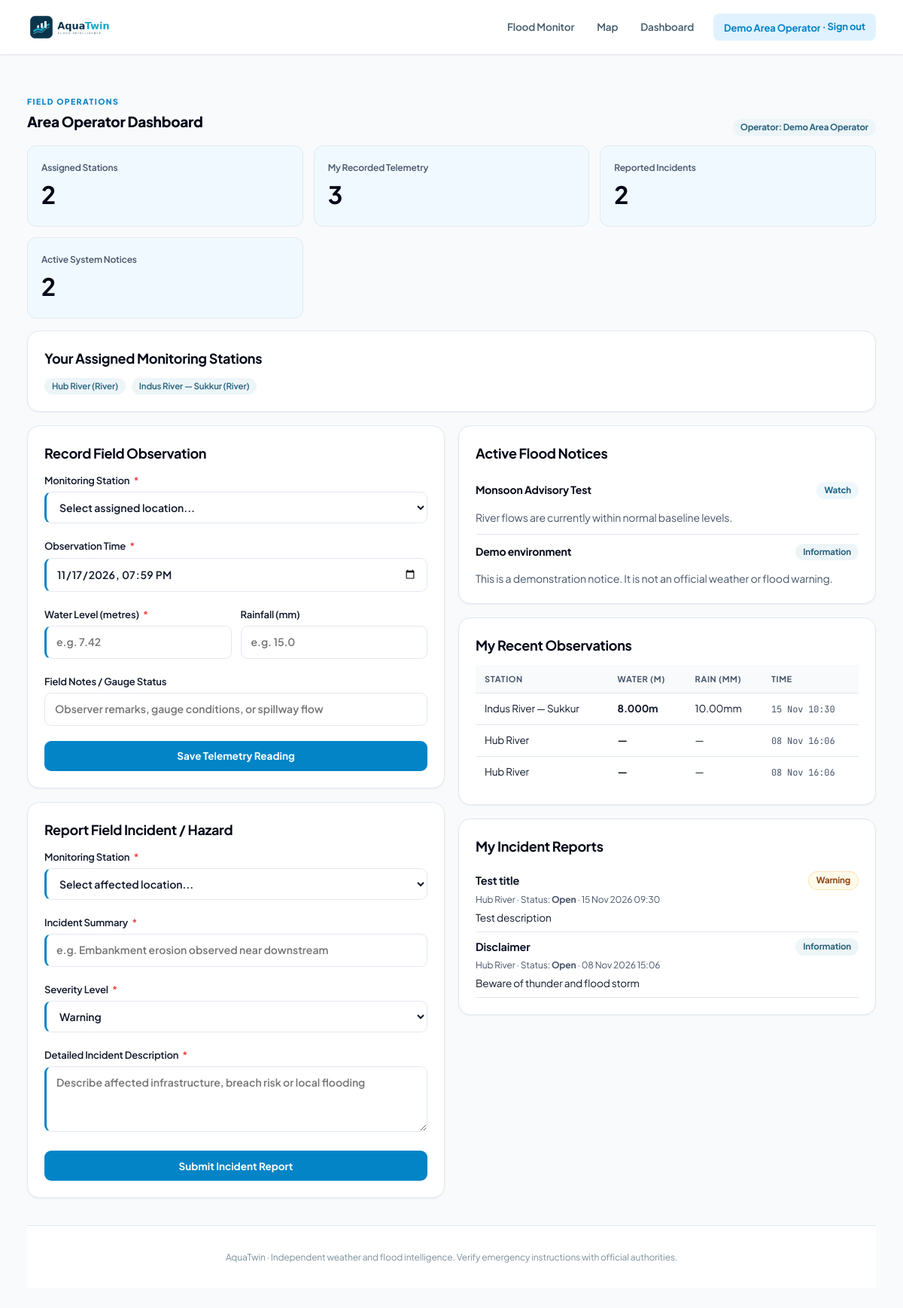
The page /operator.php (signed in) on the database its author committed.
### tables this page shows
CREATE TABLE `locations` (
  `id` bigint(20) UNSIGNED NOT NULL,
  `name` varchar(160) NOT NULL,
  `area_type` enum('River','Canal','Catchment','Urban area') NOT NULL,
  `latitude` decimal(10,7) DEFAULT NULL,
  `longitude` decimal(10,7) DEFAULT NULL,
  `description` text DEFAULT NULL,
  `warning_level_m` decimal(8,3) DEFAULT NULL,
  `critical_level_m` decimal(8,3) DEFAULT NULL,
  `is_active` tinyint(1) NOT NULL DEFAULT 1,
  `created_at` timestamp NOT NULL DEFAULT current_timestamp()
);

CREATE TABLE `alerts` (
  `id` bigint(20) UNSIGNED NOT NULL,
  `title` varchar(180) NOT NULL,
  `severity` enum('Information','Watch','Warning','Critical') NOT NULL,
  `message` text NOT NULL,
  `is_active` tinyint(1) NOT NULL DEFAULT 1,
  `created_by` bigint(20) UNSIGNED DEFAULT NULL,
  `created_at` timestamp NOT NULL DEFAULT current_timestamp()
);

CREATE TABLE `weather_observations` (
  `id` bigint(20) UNSIGNED NOT NULL,
  `location_id` bigint(20) UNSIGNED NOT NULL,
  `observed_at` datetime NOT NULL,
  `rainfall_mm` decimal(8,2) DEFAULT NULL,
  `water_level_m` decimal(8,3) DEFAULT NULL,
  `source` varchar(120) NOT NULL DEFAULT 'Operator entry',
  `notes` text DEFAULT NULL,
  `entered_by` bigint(20) UNSIGNED DEFAULT NULL,
  `created_at` timestamp NOT NULL DEFAULT current_timestamp()
);

CREATE TABLE `incident_reports` (
  `id` bigint(20) UNSIGNED NOT NULL,
  `location_id` bigint(20) UNSIGNED NOT NULL,
  `title` varchar(180) NOT NULL,
  `description` text NOT NULL,
  `severity` enum('Information','Watch','Warning','Critical') NOT NULL,
  `status` enum('Open','Reviewing','Resolved') NOT NULL DEFAULT 'Open',
  `reported_by` bigint(20) UNSIGNED DEFAULT NULL,
  `created_at` timestamp NOT NULL DEFAULT current_timestamp()
);

### public/operator.php (the view, shortened to what this page needs)
<?php
require __DIR__.'/../app/bootstrap.php';
$uid = current_user()['id'];
$s = $pdo->prepare('SELECT l.* FROM locations l JOIN operator_assignments a ON a.location_id=l.id WHERE a.user_id=? AND l.is_active=1 ORDER BY l.name');
$s->execute([$uid]);
$areas = $s->fetchAll();
$ids = array_column($areas, 'id');
$obs = []; $incs = [];
if ($ids) {
    $in = implode(',', array_fill(0, count($ids), '?'));
    $s = $pdo->prepare("SELECT o.*,l.name location FROM weather_observations o JOIN locations l ON l.id=o.location_id WHERE o.location_id IN ($in) ORDER BY o.id DESC LIMIT 10");
    $s->execute($ids);
    $obs = $s->fetchAll();
    $s = $pdo->prepare("SELECT i.*,l.name location FROM incident_reports i JOIN locations l ON l.id=i.location_id WHERE i.location_id IN ($in) ORDER BY i.id DESC LIMIT 6");
    $s->execute($ids);
    $incs = $s->fetchAll();
}
$activeAlerts = $pdo->query("SELECT * FROM alerts WHERE is_active=1 ORDER BY id DESC LIMIT 4")->fetchAll();
?>
<div class="section-head">
  <div><div class="eyebrow">FIELD OPERATIONS</div><h1 style="margin:4px 0">Area Operator Dashboard</h1></div>
  <span class="pill">Operator: <?=e(current_user()['name'])?></span>
</div>
<div class="statrow">
  <div class="stat"><span class="muted">Assigned Stations</span><strong><?=count($areas)?></strong></div>
  <div class="stat"><span class="muted">My Recorded Telemetry</span><strong><?=count($obs)?></strong></div>
  <div class="stat"><span class="muted">Reported Incidents</span><strong><?=count($incs)?></strong></div>
  <div class="stat"><span class="muted">Active System Notices</span><strong><?=count($activeAlerts)?></strong></div>
</div>
<div class="card" style="margin-top:16px">
  <h2>Your Assigned Monitoring Stations</h2>
  <?php if(!$areas): ?>
    <p class="muted">No stations assigned to your account yet. Contact system administrator.</p>
  <?php else: ?>
    <div class="actions" style="margin-top:6px">
      <?php foreach($areas as $a): ?><span class="pill" style="font-weight:600"><?=e($a['name'])?> (<?=$a['area_type']?>)</span><?php endforeach; ?>
    </div>
  <?php endif; ?>
</div>
<?php if($areas): ?>
<div class="two" style="margin-top:18px">
  <div class="stack">
    <div class="card">
      <h2>Record Field Observation</h2>
      <form method="post" class="stack" id="form-operator-obs">
        <label>Monitoring Station <span class="req">*</span>
          <select name="location_id" required>
            <option value="" disabled selected>Select assigned location...</option>
          </select>
        </label>
        <label>Observation Time <span class="req">*</span>
          <input type="datetime-local" name="observed_at" value="<?=date('Y-m-d\TH:i')?>" required>
        </label>
        <div class="form-row-2">
          <label>Water Level (metres) <span class="req">*</span>
            <input name="water_level_m" type="number" step=".01" placeholder="e.g. 7.42" required>
          </label>
          <label>Rainfall (mm)
            <input name="rainfall_mm" type="number" step=".1" min="0" placeholder="e.g. 15.0">
          </label>
        </div>
        <label>Field Notes / Gauge Status
          <input name="notes" placeholder="Observer remarks, gauge conditions, or spillway flow">
        </label>
        <button type="submit">Save Telemetry Reading</button>
      </form>
    </div>
    <div class="card">
      <h2>Report Field Incident / Hazard</h2>
      <form method="post" class="stack" id="form-operator-incident">
        <label>Monitoring Station <span class="req">*</span>
          <select name="location_id" required>
            <option value="" disabled selected>Select affected location...</option>
          </select>
        </label>
        <label>Incident Summary <span class="req">*</span>
          <input name="title" placeholder="e.g. Embankment erosion observed near downstream" required minlength="4">
        </label>
        <label>Severity Level <span class="req">*</span>
          <select name="severity" required>
            <option value="Warning" selected>Warning</option>
          </select>
        </label>
        <label>Detailed Incident Description <span class="req">*</span>
          <textarea name="description" rows="3" placeholder="Describe affected infrastructure, breach risk or local flooding" required minlength="8"></textarea>
        </label>
        <button type="submit">Submit Incident Report</button>
      </form>
    </div>
  </div>
  <div class="stack">
    <div class="card">
      <h2>Active Flood Notices</h2>
      <?php if(!$activeAlerts): ?>
        <p class="muted">No active notices published.</p>
      <?php else: foreach($activeAlerts as $a): ?>
        <div class="operator-alert-card">
          <div class="operator-alert-head">
            <b><?=e($a['title'])?></b>
            <span class="pill pill-<?=e(strtolower($a['severity']))?>"><?=e($a['severity'])?></span>
          </div>
          <p class="muted" style="margin:6px 0 0;font-size:0.88rem"><?=e($a['message'])?></p>
        </div>
      <?php endforeach; endif; ?>
    </div>
    <div class="card">
      <h2>My Recent Observations</h2>
      <div class="table-wrap">
        <table class="table table-compact">
          <tr><th>Station</th><th>Water (m)</th><th>Rain (mm)</th><th>Time</th></tr>
          <?php if(!$obs): ?>
            <tr><td colspan="4" class="muted">No observations recorded yet.</td></tr>
          <?php else: foreach($obs as $o): ?>
            <tr>
              <td><?=e($o['location'])?></td>
              <td><b><?=$o['water_level_m']!==null?e($o['water_level_m']).'m':'—'?></b></td>
              <td><?=$o['rainfall_mm']!==null?e($o['rainfall_mm']).'mm':'—'?></td>
              <td><span class="date-cell"><?=date('d M H:i', strtotime($o['observed_at']))?></span></td>
            </tr>
          <?php endforeach; endif; ?>
        </table>
      </div>
    </div>
    <div class="card">
      <h2>My Incident Reports</h2>
      <?php if(!$incs): ?>
        <p class="muted">No incident reports filed.</p>
      <?php else: foreach($incs as $i): ?>
        <div style="border-bottom:1px solid var(--line);padding:8px 0">
          <div style="display:flex;justify-content:space-between;align-items:center">
            <b><?=e($i['title'])?></b>
            <span class="pill pill-<?=e(strtolower($i['severity']))?>"><?=e($i['severity'])?></span>
          </div>
          <small class="muted"><?=e($i['location'])?> · Status: <b><?=e($i['status'])?></b> · <?=e(date('d M Y H:i', strtotime($i['created_at'])))?></small>
          <p style="margin:4px 0 0;font-size:0.85rem"><?=e($i['description'])?></p>
        </div>
      <?php endforeach; endif; ?>
    </div>
  </div>
</div>
<?php endif; ?>

### rows shown on the page
locations: name "Hub River", area_type "River"
locations: name "Indus River — Sukkur", area_type "River"
alerts: title "Monsoon Advisory Test", severity "Watch", message "River flows are currently within normal baseline levels."
alerts: title "Demo environment", severity "Information", message "This is a demonstration notice. It is not an official weather or flood warning."
weather_observations: location.name "Indus River — Sukkur", water_level_m "8.000", rainfall_mm "10.00", observed_at "15 Nov 10:30"
weather_observations: location.name "Hub River", observed_at "08 Nov 16:06"
weather_observations: location.name "Hub River", observed_at "08 Nov 16:06"
incident_reports: title "Test title", severity "Warning", location.name "Hub River", status "Open", created_at "15 Nov 2026 09:30", description "Test description"
incident_reports: title "Disclaimer", severity "Information", location.name "Hub River", status "Open", created_at "08 Nov 2026 15:06", description "Beware of thunder and flood storm"

### other values the page prints
current_user()['name'] "Demo Area Operator"
count($areas) "2"
count($obs) "3"
count($incs) "2"
count($activeAlerts) "2"
